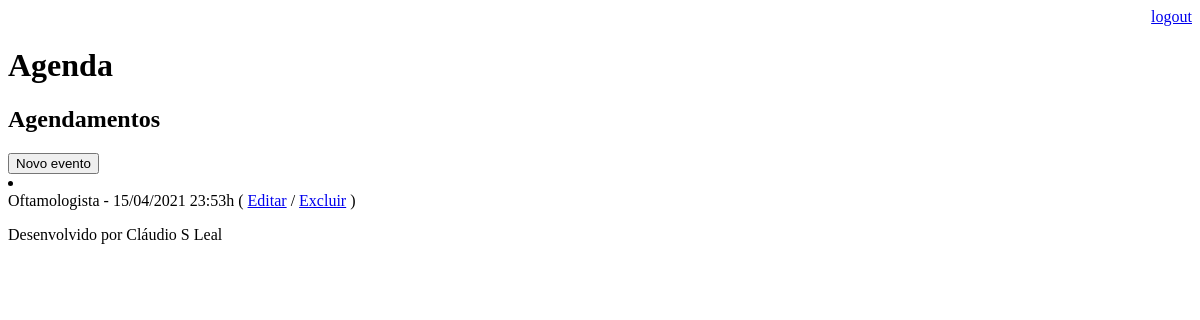
/agenda/ (signed in), run on an earlier commit of the app's database.
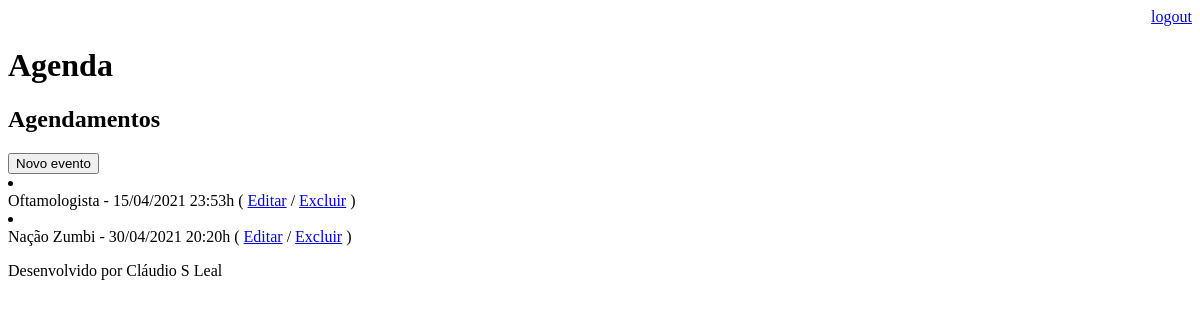
And on a later commit of the database.
### core/models.py (models this page shows, shortened)
class Evento(models.Model):
    titulo = models.CharField(max_length=100)
    descricao = models.TextField(blank=True, null=True)
    data_evento = models.DateTimeField(verbose_name='Data do Evento')
    data_criacao = models.DateTimeField(auto_now=True)
    usuario = models.ForeignKey(User, on_delete=models.CASCADE)
    class Meta:
        db_table = 'evento'
    def get_data_evento(self):
        return self.data_evento.strftime('%d/%m/%Y %H:%Mh')
    def get_evento_atrasado(self):
        if self.data_evento < datetime.now():
            return True
        else:
            return False

### core/views.py (the view)
@login_required(login_url='/login/')
def lista_eventos(request):
    usuario = request.user
    data_atual = datetime.now() - timedelta(hours=1)
    evento = Evento.objects.filter(usuario=usuario,
                                   data_evento__gt=data_atual)
    dados = {'eventos':evento}
    return render(request, 'agenda.html', dados)

### templates/agenda.html (shortened to what this page needs)
{% extends "model-page.html" %}
{% block content %}
    <h2>Agendamentos</h2>
    <a href="evento/">
        <button type="button">Novo evento</button>
    </a>
    <u1 style="...">
        {% for evento in eventos %}
            <li>
                <div style=>
                    {{ evento.titulo }} - {{ evento.get_data_evento}}
                    ( <a href="evento/?id={{ evento.id }}">Editar</a>
                    / <a href="evento/delete/{{ evento.id }}/">Excluir</a> )
                </div>
            </li>
        {%endfor %}
    </u1>
{% endblock %}

What changed in the data, as far as the page shows it:
added Evento: titulo "Nação Zumbi", get_data_evento "30/04/2021 20:20h"
